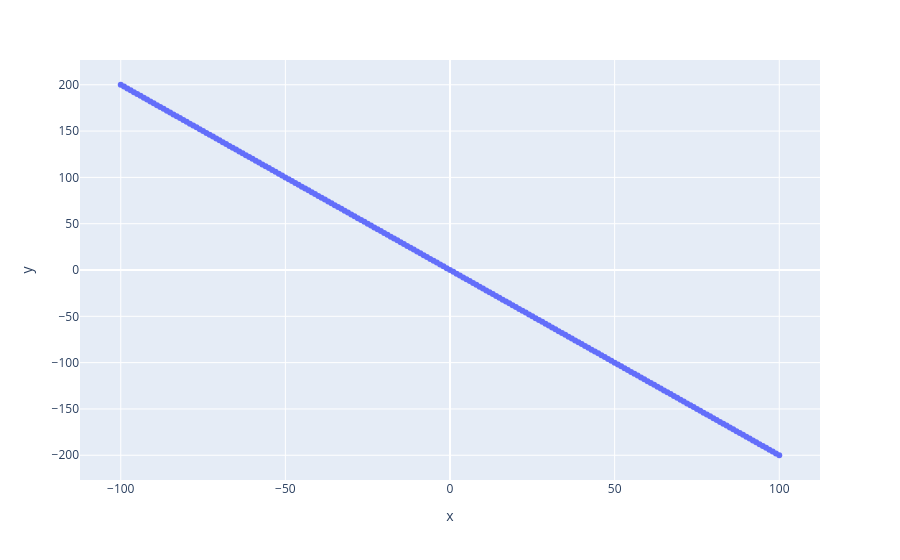

Notebook cell for this chart:
### Markdown cell above
# Negative slope

What would a negative slope imply? Its actually quite simple.  
The negative sign indicates that the line goes downward as the value of x increase.  
Lets consider another function: z = -2x

### Code cell
x = torch.arange(-100, 100+1, 1)
z = x * -2

px.scatter(x=x, y=z)

### Figure 1 — Plotly figure (JSON) as saved in the notebook; plotly's stock layout.template omitted (floating-point values rounded to 4 significant figures; data arrays with more than 128 entries replaced by an {"elided": "..."} marker saying what was removed)
{"data": [{"hovertemplate": "x=%{x}<br>y=%{y}<extra></extra>", "legendgroup": "", "marker": {"color": "#636efa", "symbol": "circle"}, "mode": "markers", "name": "", "orientation": "v", "showlegend": false, "type": "scatter", "x": {"elided": "201 int values"}, "xaxis": "x", "y": {"elided": "201 int values"}, "yaxis": "y"}], "layout": {"legend": {"tracegroupgap": 0}, "margin": {"t": 60}, "xaxis": {"anchor": "y", "domain": [0, 1], "title": {"text": "x"}}, "yaxis": {"anchor": "x", "domain": [0, 1], "title": {"text": "y"}}}}
